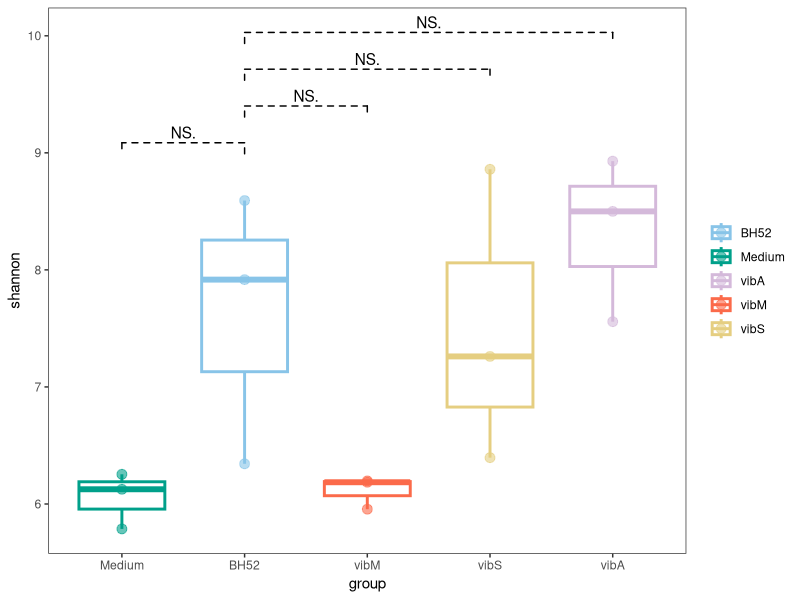
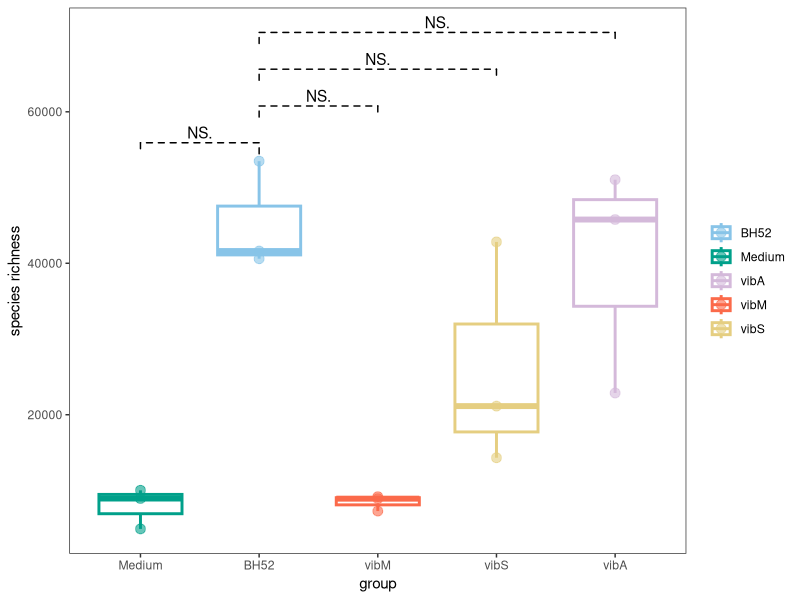
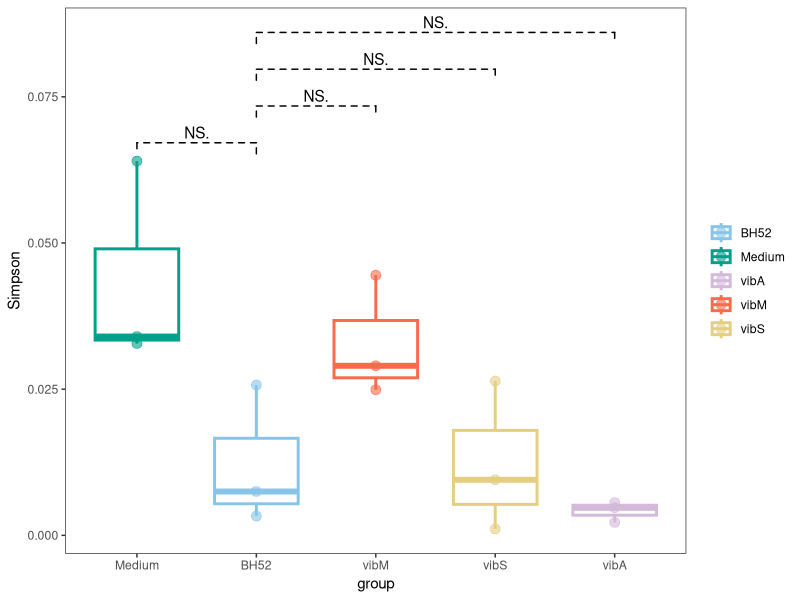
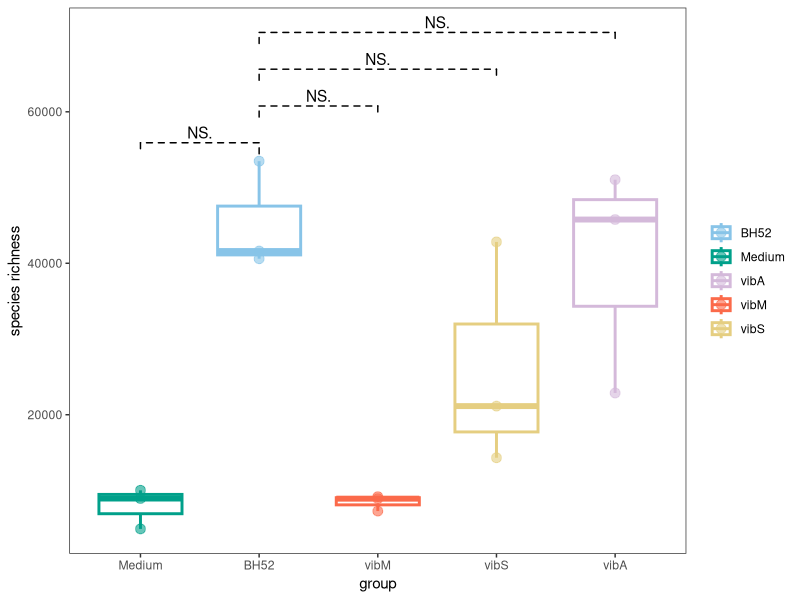

Write the R code that produced these figures, in order. (Note: this script raises an error after producing the figures.)
library(ggplot2)
library(ggsignif)
library(ggsci)
library(Hmisc)
diversity<-read.csv("bacteria_diversity_rarc.csv",row.names=1,check.names=FALSE)


comp_list = list(c('Medium','BH52'),
                 c('vibM','BH52'),
                 c('vibS','BH52'),
                 c('vibA','BH52')) 

##??????
p_shannon<-ggplot(diversity, aes(group, Shannon_ln, color= group)) +
  geom_boxplot(width = 0.7,alpha=0.8,size=1) +
  geom_point(size = 3, alpha = 0.6) +
  geom_signif(comparisons = comp_list,
              test = 'wilcox.test',
              step_increase = 0.1,
              map_signif_level = T,
              vjust = 0.1,
              # y_position = c(7,7.5),
              # tip_length = c(0.1,0.25,0.7,0.1),
              linetype = 'dashed',color = 'black') +
  scale_x_discrete(limit = c('Medium','BH52','vibM','vibS','vibA')) +
  scale_color_manual(values = c("#88c4e8","#00A08A","#d4b9da","#fb6a4a","#e5ce81"))+
  xlab("group")+ylab("shannon")+
  theme_bw()+
  theme(panel.grid = element_blank(),legend.title = element_blank())
p_shannon
p_richness<-ggplot(diversity, aes(group,species_richness_S, color= group)) +
  geom_boxplot(width = 0.7,alpha=0.8,size=1) +
  geom_point(size = 3, alpha = 0.6) +
   geom_signif(comparisons = comp_list,
               test = 'wilcox.test',
              step_increase = 0.1,
               map_signif_level = T,
              vjust = 0.1,
  # y_position = c(7,7.5),
  # tip_length = c(0.1,0.25,0.7,0.1),
             linetype = 'dashed',color = 'black') +
  scale_x_discrete(limit = c('Medium','BH52','vibM','vibS','vibA')) +
  scale_color_manual(values = c("#88c4e8","#00A08A","#d4b9da","#fb6a4a","#e5ce81"))+
  xlab("group")+ylab("species richness")+
  theme_bw()+
  theme(panel.grid = element_blank(),legend.title = element_blank())
p_richness
ggsave("bacteria_species_richness_new.pdf",p_richness,height=4.68,width=5.97,dpi=600)
p_Simpson<-ggplot(diversity, aes(group, Simpson_D, color= group)) +
  geom_boxplot(width = 0.7,alpha=0.8,size=1) +
  geom_point(size = 3, alpha = 0.6) +
  geom_signif(comparisons = comp_list,
              test = 'wilcox.test',
              step_increase = 0.1,
              map_signif_level = T,
              vjust = 0.1,
              # y_position = c(7,7.5),
              # tip_length = c(0.1,0.25,0.7,0.1),
              linetype = 'dashed',color = 'black') +
  scale_x_discrete(limit = c('Medium','BH52','vibM','vibS','vibA')) +
  scale_color_manual(values = c("#88c4e8","#00A08A","#d4b9da","#fb6a4a","#e5ce81"))+
  xlab("group")+ylab("Simpson")+
  theme_bw()+
  theme(panel.grid = element_blank(),legend.title = element_blank())
p_Simpson

ggsave("all_species_richness.pdf",p,height=4.68,width=5.97,dpi=600)
